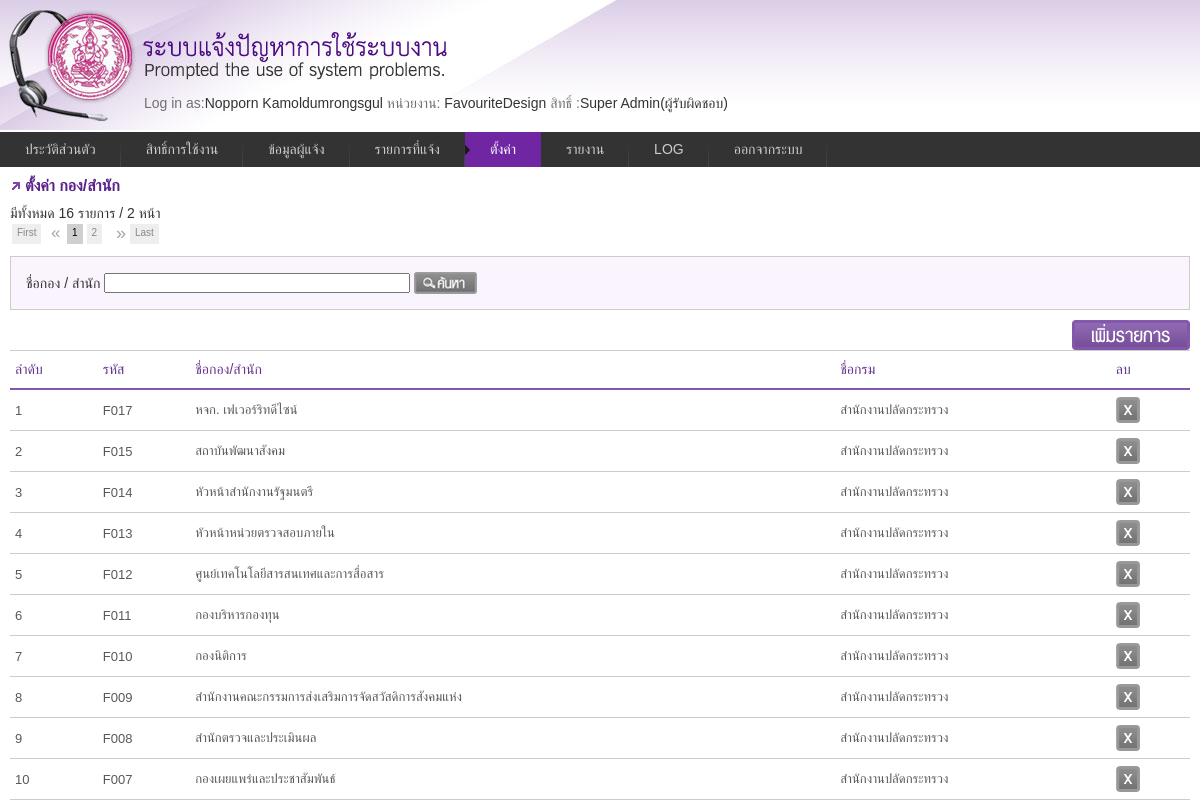
The page /setting.php?act=divisionlist (signed in) on the database its author committed.
### tables this page shows
CREATE TABLE `informent` (
  `ID` int(11) NOT NULL auto_increment,
  `Code` varchar(10) default NULL,
  `Name` varchar(50) default NULL,
  `lastname` varchar(50) default NULL,
  `usertypeid` int(11) default NULL,
  `UserGroupID` int(11) default NULL,
  `DepartmentID` int(11) default NULL,
  `DivisionID` int(11) default NULL,
  `GroupID` int(11) default NULL,
  `HumanType` int(11) default NULL,
  `IdCard` varchar(17) default NULL,
  `Tel` varchar(11) default NULL,
  `Email` varchar(255) default NULL,
  `Password` varchar(50) default NULL,
  `DateRegister` datetime default NULL,
  PRIMARY KEY  (`ID`)
);

CREATE TABLE `usergroup` (
  `ID` int(10) NOT NULL auto_increment,
  `Code` varchar(10) default NULL,
  `UserGroupName` varchar(50) default NULL,
  `UserDate` date default NULL,
  `CanAccessAll` char(10) default NULL,
  `level` char(1) default NULL,
  PRIMARY KEY  (`ID`)
);

CREATE TABLE `division` (
  `ID` int(10) NOT NULL auto_increment,
  `Code` varchar(10) default NULL,
  `DivisionName` varchar(50) default NULL,
  `DeptID` int(10) default NULL,
  PRIMARY KEY  (`ID`)
);

CREATE TABLE `department` (
  `ID` int(10) NOT NULL auto_increment,
  `Code` varchar(20) default NULL,
  `DeptName` varchar(50) default NULL,
  PRIMARY KEY  (`ID`)
);

### include/function.php (called while the page is built, shortened)
<?php
function GetData($tablename, $id)
{
    if($id!='' && $tablename !='')
    {
      $result = mysql_query("SELECT * FROM ".$tablename." WHERE ID=".$id) or die("Error".mysql_error());
      $row = mysql_fetch_array($result);
    }
    return @$row;
}
function GetUserType($id){
	 $type=array("","ผู้รับผิดชอบ","ผู้ประสานงาน ","เจ้าของระบบ","ผู้ใช้งาน");
	 return $type[$id];
}
?>

### include/class_userlogin.php (called while the page is built, shortened)
<?php
class UserLogin{
 function GetPermission($pm_code)
 {
	$sql="select * from usergroup_permission where usergroupid=".$_SESSION["usergroupid"]." and code=".$pm_code;
	$result=mysql_query($sql)or die('Invalid query: ' . mysql_error());
	if($result){
		$item=mysql_fetch_assoc($result);
	}else{ $item="";}
	return $item;
 }
}
?>

### include/config.php (called while the page is built, shortened)
<?
$per_page = 10;
?>

### setting/division_list.php (the view, shortened to what this page needs)
<?
  $divisionSearch = @$_GET['divisionSearch'];
  $condition = "WHERE 1 = 1 ";
  $condition .= $divisionSearch!='' ? " AND DivisionName like '%".$divisionSearch."%'" : "";
                $num_pages= 1;
                $page= @$_GET['page']!='' ? @$_GET['page'] : 1;
                  $sql = "select * from division  ".$condition;
                        $result = mysql_query($sql);
                        $page_start = ( $per_page * $page) - $per_page;
                        $num_rows = mysql_num_rows( $result );
                  if ( $num_rows <= $per_page )
                        $num_pages = 1;
                  else if ( ( $num_rows % $per_page ) == 0 )
                        $num_pages = ( $num_rows / $per_page );
                  else
                        $num_pages = ( $num_rows / $per_page ) + 1;
                $num_pages = ( int ) $num_pages;
                $sql .= "  ORDER BY ID  DESC  LIMIT $page_start, $per_page";
                $result = mysql_query($sql) or die("Invalid query: " . mysql_error());
?>
<h3>ตั้งค่า กอง/สำนัก</h3>
<div  >มีทั้งหมด <?=$num_rows;?> รายการ  / <?=$num_pages;?> หน้า <div id="pagenavi" ></div></div>
<form method="get">
<div id="search">
<span> ชื่อกอง / สำนัก
<input name= "divisionSearch" type="text" id= "divisionSearch"  size="35" value="<?=$divisionSearch;?>"> </span>
<span>
<input name="" type="submit" value="search" class="btn_search" />
  </span>
</div>
</form>
<div id="btnBox"><input type="button" value="เพิ่มรายการ"  class="btn_add" onclick="window.location.href='setting.php?act=divisionform'"/></div>
<table class="tblist">
<tr>
  <th align="left">ลำดับ</th>
  <th align="left">รหัส</th>
  <th align="left">ชื่อกอง/สำนัก</th>
  <th align="left">ชื่อกรม</th>
  <th align="left">ลบ</th>
  </tr>
<?
  $i = ($page -1)* $per_page;
  while($row=mysql_fetch_array($result)){
	 $i++;
?>
  <tr style="cursor:pointer;">
  <td onclick="window.location='setting.php?act=divisionform&id=<?=$row['ID'];?>';" ><?=$i;?></td>
  <td onclick="window.location='setting.php?act=divisionform&id=<?=$row['ID'];?>';" ><?=$row['Code'];?></td>
  <td onclick="window.location='setting.php?act=divisionform&id=<?=$row['ID'];?>';" ><?=$row['DivisionName'];?></td>
  <td>
  <?
    $dept = GetData("department",$row['DeptID']);
    echo $dept['DeptName'];
  ?>
  </td>
  <td><input type="submit" name="delbutton" id="delbutton" value="" class="btn_delete" onclick="ConfirmDelete('setting.php?type=division&act=delete&id=<?=$row['ID'];?>&chk_del=<?php echo $item_3['CanDelete'];?>');" /> </td>
</tr>
<? } ?>
</table>

### _menu.php (shortened to what this page needs)
<?
$currentUser = GetData("informent",$_SESSION['id']);
$group = GetData("usergroup",$_SESSION["usergroupid"]);
$agen=GetAgencie($_SESSION["id"]);
?>
<?
	$tmp = explode("/",$_SERVER['SCRIPT_NAME']);
		 $page_name = trim($tmp[count($tmp)-1]);
		$active_1_list = array('profile.php');
		$active_2_list = array('usergroup.php');
		$active_3_list = array('user.php');
		$active_4_list = array('request_list.php');
		$active_5_list = array('setting.php');
		$active_6_list = array('report.php');
		$active_7_list = array('logfile.php');
		if (in_array($page_name, $active_1_list))$m1_class = "current";	else	$m1_class = "";
		if (in_array($page_name, $active_2_list))$m2_class = "current";	else 	$m2_class = "";
		if (in_array($page_name, $active_3_list))$m3_class = "current";	else	$m3_class = "";
		if (in_array($page_name, $active_4_list))$m4_class = "current";	else	$m4_class = "";
		if (in_array($page_name, $active_5_list))$m5_class = "current";	else	$m5_class = "";
		if (in_array($page_name, $active_6_list))$m6_class = "current";	else	$m6_class = "";
		if (in_array($page_name, $active_7_list))$m7_class = "current";	else	$m7_class = "";
?>
<div id="head">
<div style="padding:95px 0 0 144px;">
<span class="gray">Log in as:</span><?php echo $currentUser['Name']." ".$currentUser['lastname'];?>
<span class="gray"> หน่วยงาน:</span>
<?php  if($_SESSION["usergroupid"]=="2"){
			$agen="FavouriteDesign";
		}
			echo $agen;
?>
<?php
$pm =new UserLogin();
    $item_1=$pm->GetPermission(1);
	$item_2=$pm->GetPermission(2);
	$item_3=$pm->GetPermission(3);
	$item_4=$pm->GetPermission(4);
	$item_5=$pm->GetPermission(5);
	$item_6=$pm->GetPermission(6);
	$item_7=$pm->GetPermission(7);
    $item_8=$pm->GetPermission(8);
	$item_10=$pm->GetPermission(10);
    $item_9=$pm->GetPermission(9);
	$item_11=$pm->GetPermission(11);
?>
<span class="gray"> สิทธิ์ :</span><?php echo $group['UserGroupName']; ?>(<?php echo GetUserType($_SESSION["usertype"]); ?>)</div>
</div>
<div class="menu">
		<ul>
			<li><a href="profile.php"  class="<?=$m1_class;?>">ประวัติส่วนตัว</a></li>
			<?php if($item_9['CanView']=="1"){ ?>
            <li><a href="usergroup.php"  class="<?=$m2_class;?>">สิทธิ์การใช้งาน</a></li>
			<?php } ?>
			<?php if($item_8['CanView']=="1"){ ?>
            <li><a href="user.php"  class="<?=$m3_class;?>">ข้อมูลผู้แจ้ง</a></li>
			<?php } ?>
			<li><a href="request_list.php" id="current"  class="<?=$m4_class;?>">รายการที่แจ้ง</a></li>
			 <?php
			 if($item_1['CanView']=="1" || $item_2['CanView']=="1" || $item_3['CanView']=="1" || $item_4['CanView']=="1" || $item_5['CanView']=="1" || $item_6['CanView']=="1" || $item_7['CanView']=="1"){ ?>
            <li><a href="#" class="<?=$m5_class;?>">ตั้งค่า</a>
          </li>
          <?php } ?>
		  	<?php if($item_10['CanView']=="1"){ ?>
            <li><a href="#" class="<?=$m6_class;?>">รายงาน</a>
            </li>
			<?php } ?>
			<?php
				if($item_11['CanView']=="1"){
				 ?>
            <li><a href="logfile.php" class="<?=$m7_class;?>">LOG</a></li>
			<?php } ?>
            <li><a href="#" onclick="ConfirmLogout();">ออกจากระบบ</a></li>
		</ul>
	</div>

### css/paginate.css (style rules this page uses)
.jPaginate { height:34px; position:relative; color:#a5a5a5; font-size:small; width:80%; margin:0px; text-align:center; font-size:10px; clear:both; }

### css/style.css (style rules this page uses)
html,body { font-family:Tahoma, Geneva, sans-serif; font-size:14px; color:#333; background:url(../images/bg_head.jpg) repeat-x; }
h3 { color:#5a228b; padding:0 0 0 15px; font-size:16px; font-weight:700; background:url(../images/bull.gif) no-repeat center left; margin-bottom:10px; }
#head { background:url(../images/head.jpg) no-repeat; height:132px; }
#btnBox { text-align:right;position:relative; float:right; }
#search { padding:15px; border:1px solid #CCC; margin-bottom:10px; background:#FAF4FF }
.tblist { font-family: "Lucida Sans Unicode", "Lucida Grande", Sans-Serif; font-size: 13px; background: #fff; margin:0; width: 100%; border-collapse: collapse; text-align: left; }
.tblist th { font-size: 14px; font-weight: normal; color:#65358f; padding: 10px 5px; border-top: 1px solid #ccc; border-bottom: 2px solid #8356aa; border-left: 0px solid #ccc; border-right: 0px solid #ccc; }
.tblist td { color:#595959; padding: 5px; height:30px; border-top: 1px solid #ccc; border-bottom: 1px solid #ccc; border-left: 0px solid #ccc; border-right: 0px solid #ccc; }

### css/other.css (style rules this page uses)
.gray { color:#707070 }
.btn_add { width:118px; height:30px; border: none; background: transparent url(../images/btn_add.png) no-repeat center; overflow: hidden; text-indent: -999px; line-height: 0px; display:inline; color: #a63606; cursor: pointer; cursor: hand; }
.btn_delete { width:24px; height:26px; border: none; background: transparent url(../images/btn_delete.png) no-repeat center; overflow: hidden; text-indent: -999px; line-height: 0px; display:inline; color: #a63606; cursor: pointer; cursor: hand; }
.btn_search { width:63px; height:22px; border: none; background: transparent url(../images/btn_search.png) no-repeat center; overflow: hidden; text-indent: -999px; line-height: 0px; display:inline; color: #a63606; cursor: pointer; cursor: hand; }

### css/menu_style.css (style rules this page uses)
.menu { border:none; border:0px; margin:0px; padding:0px; font: 67.5% "Lucida Sans Unicode", "Bitstream Vera Sans", "Trebuchet Unicode MS", "Lucida Grande", Verdana, Helvetica, sans-serif; font-size:14px; font-weight:bold; }
.menu ul { background:#333; height:35px; list-style:none; margin:0; padding:0; }
.menu li { float:left; padding:0px; }
.menu li a { background:#333 url("../images/seperator.gif") bottom right no-repeat; color:#cccccc; display:block; font-weight:normal; line-height:35px; margin:0px; padding:0px 25px; text-align:center; text-decoration:none; }
.menu .current { background:#7025a2 url('../images/hover_sub.gif') center left no-repeat; border:0px; color:#FFF; text-decoration:none; }

### rows shown on the page
informent: Name "Nopporn", lastname "Kamoldumrongsgul"
usergroup: UserGroupName "Super Admin"
division: Code "F017", DivisionName "หจก. เฟเวอร์ริทดีไซน์", department.DeptName "สำนักงานปลัดกระทรวง"
division: Code "F015", DivisionName "สถาบันพัฒนาสังคม", department.DeptName "สำนักงานปลัดกระทรวง"
division: Code "F014", DivisionName "หัวหน้าสำนักงานรัฐมนตรี", department.DeptName "สำนักงานปลัดกระทรวง"
division: Code "F013", DivisionName "หัวหน้าหน่วยตรวจสอบภายใน", department.DeptName "สำนักงานปลัดกระทรวง"
division: Code "F012", DivisionName "ศูนย์เทคโนโลยีสารสนเทศและการสื่อสาร", department.DeptName "สำนักงานปลัดกระทรวง"
division: Code "F011", DivisionName "กองบริหารกองทุน", department.DeptName "สำนักงานปลัดกระทรวง"
division: Code "F010", DivisionName "กองนิติการ", department.DeptName "สำนักงานปลัดกระทรวง"
division: Code "F009", DivisionName "สำนักงานคณะกรรมการส่งเสริมการจัดสวัสดิการสังคมแห่ง", department.DeptName "สำนักงานปลัดกระทรวง"
division: Code "F008", DivisionName "สำนักตรวจและประเมินผล", department.DeptName "สำนักงานปลัดกระทรวง"
division: Code "F007", DivisionName "กองเผยแพร่และประชาสัมพันธ์", department.DeptName "สำนักงานปลัดกระทรวง"

### other values the page prints
$agen "FavouriteDesign"
GetUserType($_SESSION["usertype"]) "ผู้รับผิดชอบ"
$num_rows "16"
$num_pages "2"
